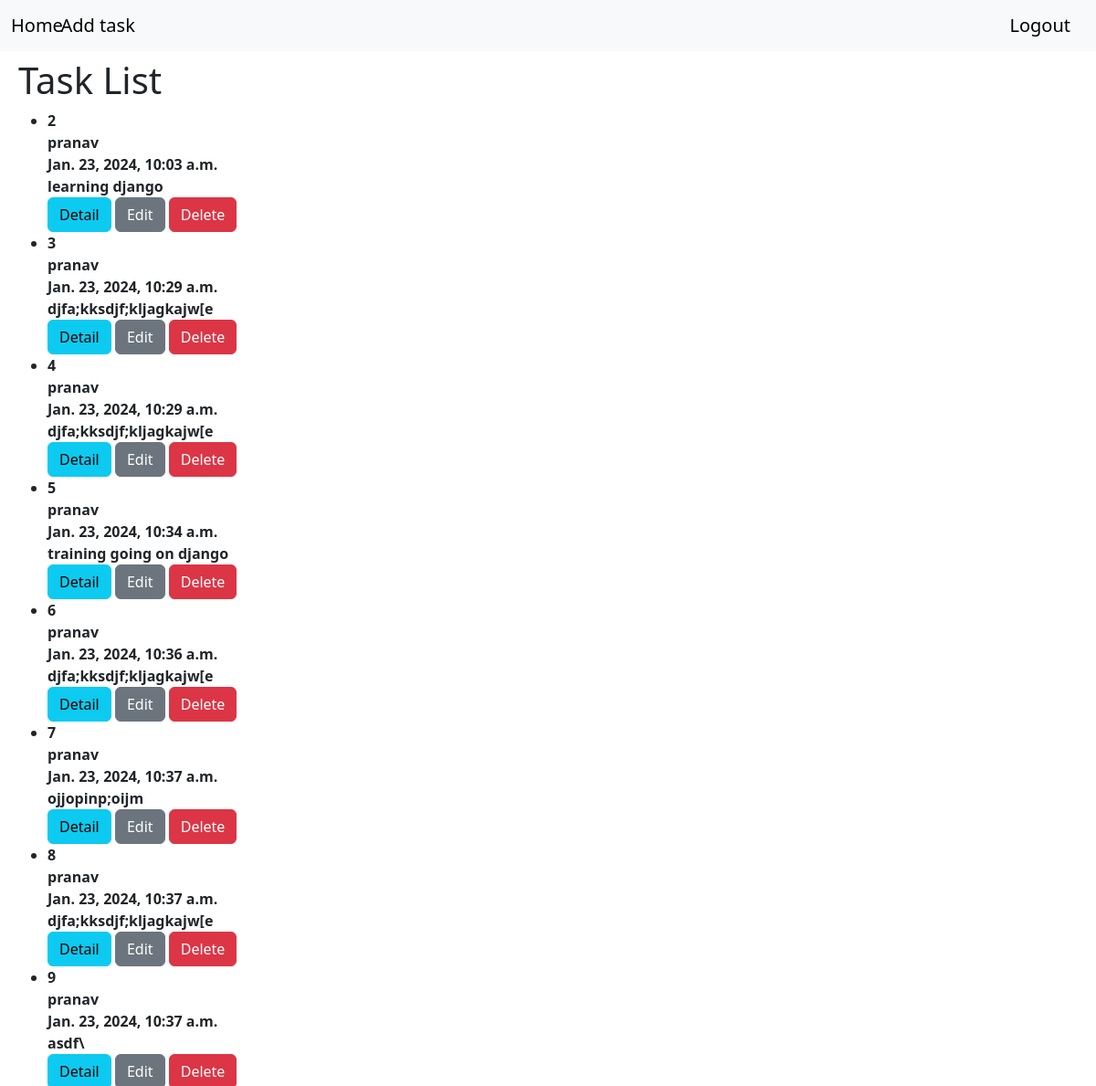
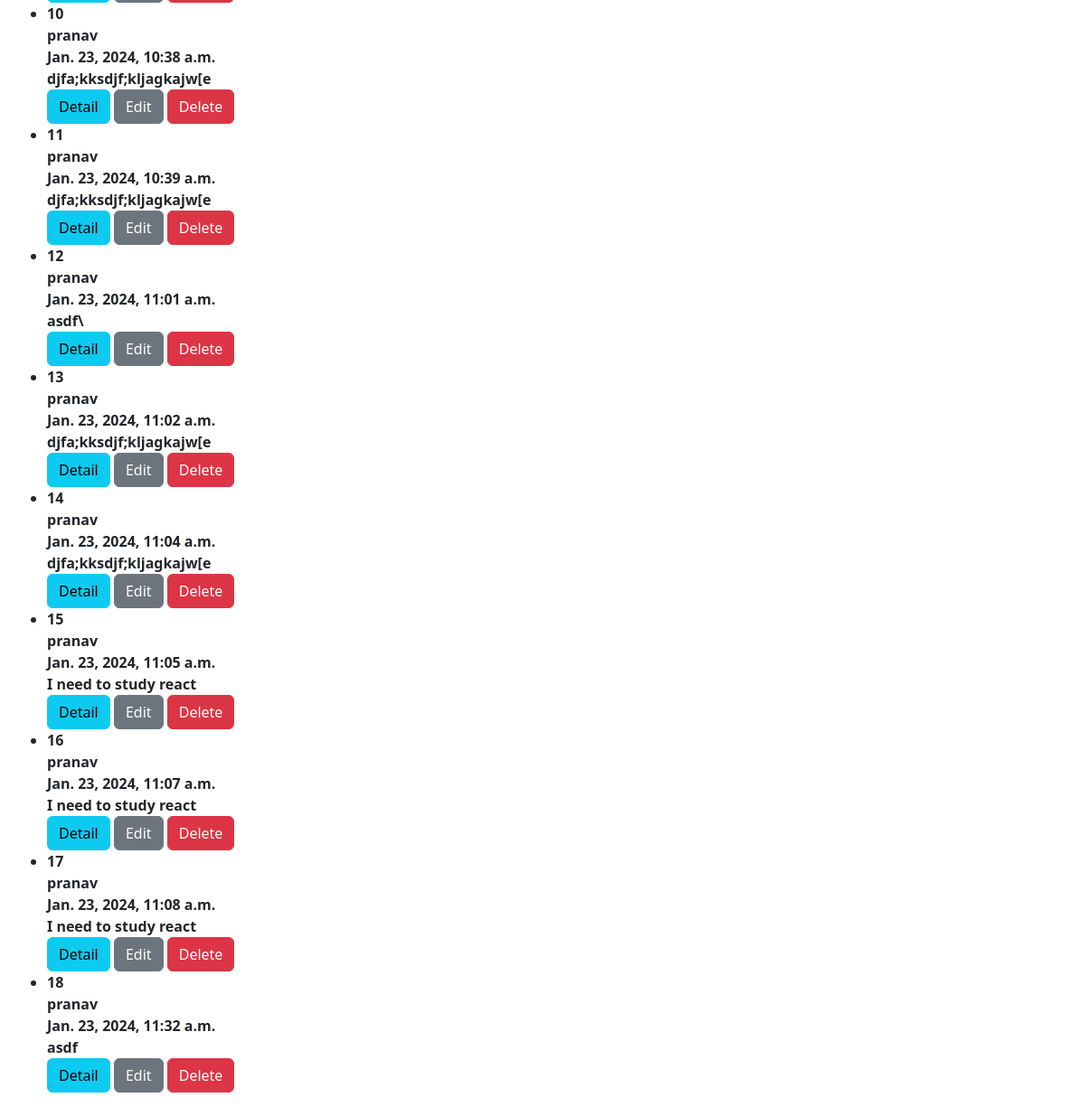
The app's page /tasklist/ (signed in), older data (2 pictures, top to bottom).
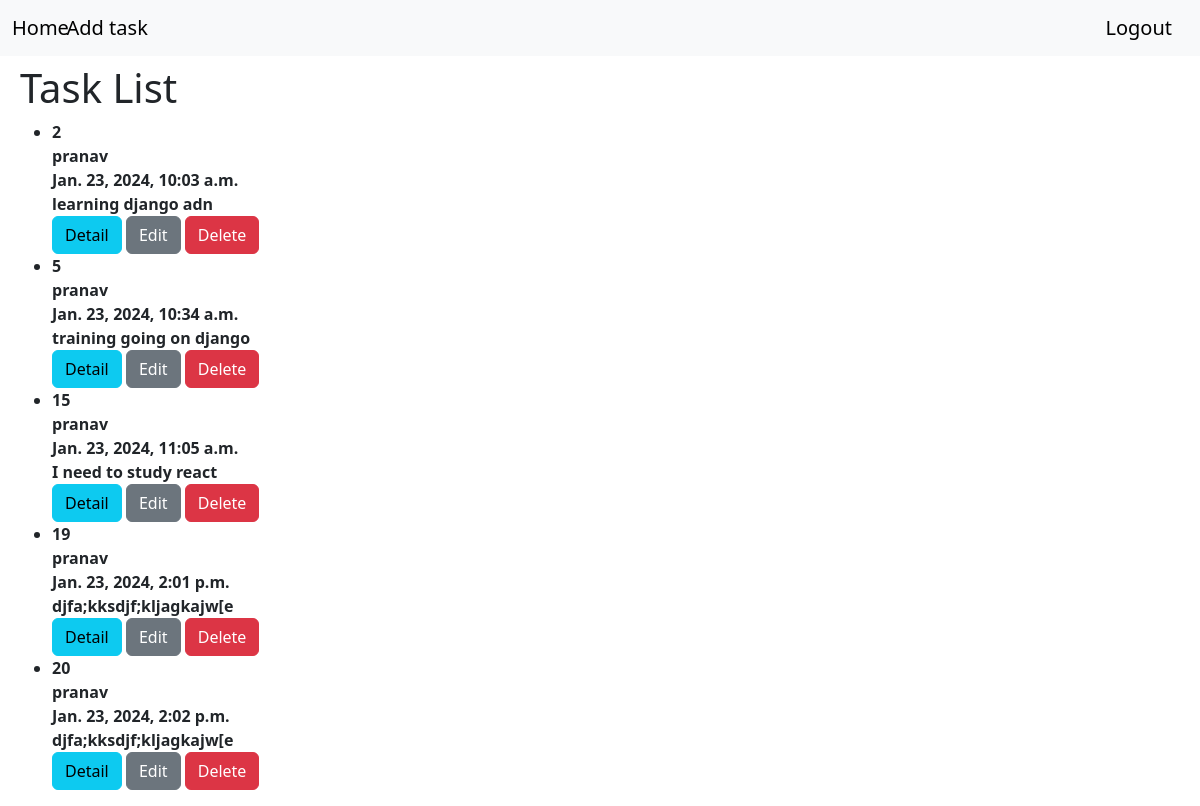
The same page, newer data.
### taskapp/models.py (models this page shows, shortened)
class Tasks(models.Model):
    user = models.ForeignKey(User, on_delete=models.CASCADE)
    task_name = models.CharField(max_length=120)
    active = models.BooleanField(default=True)
    created_date = models.DateTimeField(auto_now_add=True)

### taskapp/views.py (the view)
# urls.py: path('tasklist/', views.TaskListView.as_view(), name='tasks'),
class TaskListView(ListView):
    model = Tasks
    template_name = 'tasklist.html'
    context_object_name = 'todos'
    def get_queryset(self):
        return Tasks.objects.filter(user=self.request.user)

### taskapp/templates/tasklist.html (shortened to what this page needs)
{% extends 'base.html' %}
{% block content %}
<body>
        <div class="container m-2">
    <div class="task-list-container">
        <h1>Task List</h1>
        <ul>
            {% for todo in todos%}
            <li>
                <strong>{{todo.id}}</strong> <br>
                <strong>{{todo.user}}</strong><br>
                <strong>{{todo.created_date}}</strong><br>
                <strong>{{todo.task_name}}</strong>
                <div>
                <a href="{%url 'task-detail' todo.id%}" class="btn btn-info">Detail</a>
                <a href="{%url 'task-update' todo.id%}" class="btn btn-secondary">Edit</a>
                <a href="{%url 'task-delete' todo.id%}" class="btn btn-danger">Delete</a>
            </div>
            </li>
        {%endfor%}
        </ul>
    </div>
</div>
</body>
</html>
{% endblock %}

### taskapp/templates/base.html (shortened to what this page needs)
<!DOCTYPE html>
<html lang="en">
<head>
    <link href="https://cdn.jsdelivr.net/npm/bootstrap@5.3.2/dist/css/bootstrap.min.css" rel="stylesheet">
    <nav class="navbar navbar-expand-lg bg-body-tertiary">
        <div class="container-fluid">
          <a class="navbar-brand" href="{%url 'tasks'%}">Home</a>
          <a class="navbar-brand add-task" href="{%url 'add-task'%}">Add task</a>
          <a class="navbar-brand" href="{%url 'signout'%}">Logout</a>
        </div>
      </nav>
</head>
<body>
    {% block content %}{% endblock %}
</body>
</html>

### taskapp/templates/base.html (style rules this page uses)
.add-task { margin-left: -80vw; }

Row changes from the older to the newer data that the page shows:
removed Tasks: id "3", user "pranav", created_date "Jan. 23, 2024, 10:29 a.m.", task_name "djfa;kksdjf;kljagkajw[e"
removed Tasks: id "4", user "pranav", created_date "Jan. 23, 2024, 10:29 a.m.", task_name "djfa;kksdjf;kljagkajw[e"
removed Tasks: id "6", user "pranav", created_date "Jan. 23, 2024, 10:36 a.m.", task_name "djfa;kksdjf;kljagkajw[e"
removed Tasks: id "7", user "pranav", created_date "Jan. 23, 2024, 10:37 a.m.", task_name "ojjopinp;oijm"
removed Tasks: id "8", user "pranav", created_date "Jan. 23, 2024, 10:37 a.m.", task_name "djfa;kksdjf;kljagkajw[e"
removed Tasks: id "9", user "pranav", created_date "Jan. 23, 2024, 10:37 a.m.", task_name "asdf\\"
removed Tasks: id "10", user "pranav", created_date "Jan. 23, 2024, 10:38 a.m.", task_name "djfa;kksdjf;kljagkajw[e"
removed Tasks: id "11", user "pranav", created_date "Jan. 23, 2024, 10:39 a.m.", task_name "djfa;kksdjf;kljagkajw[e"
removed Tasks: id "12", user "pranav", created_date "Jan. 23, 2024, 11:01 a.m.", task_name "asdf\\"
removed Tasks: id "13", user "pranav", created_date "Jan. 23, 2024, 11:02 a.m.", task_name "djfa;kksdjf;kljagkajw[e"
removed Tasks: id "14", user "pranav", created_date "Jan. 23, 2024, 11:04 a.m.", task_name "djfa;kksdjf;kljagkajw[e"
removed Tasks: id "16", user "pranav", created_date "Jan. 23, 2024, 11:07 a.m.", task_name "I need to study react"
removed Tasks: id "17", user "pranav", created_date "Jan. 23, 2024, 11:08 a.m.", task_name "I need to study react"
removed Tasks: id "18", user "pranav", created_date "Jan. 23, 2024, 11:32 a.m.", task_name "asdf"
changed Tasks id 2: task_name "learning django" → "learning django adn"
added Tasks: id "19", user "pranav", created_date "Jan. 23, 2024, 2:01 p.m.", task_name "djfa;kksdjf;kljagkajw[e"
added Tasks: id "20", user "pranav", created_date "Jan. 23, 2024, 2:02 p.m.", task_name "djfa;kksdjf;kljagkajw[e"
